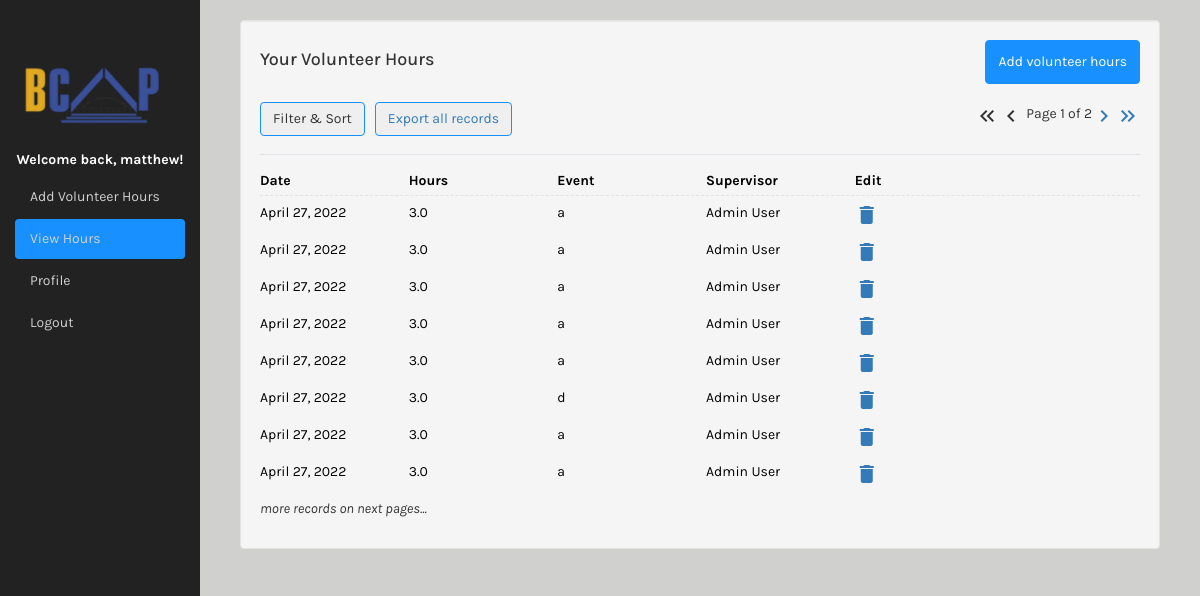
The app's page /history/ (signed in), older data.
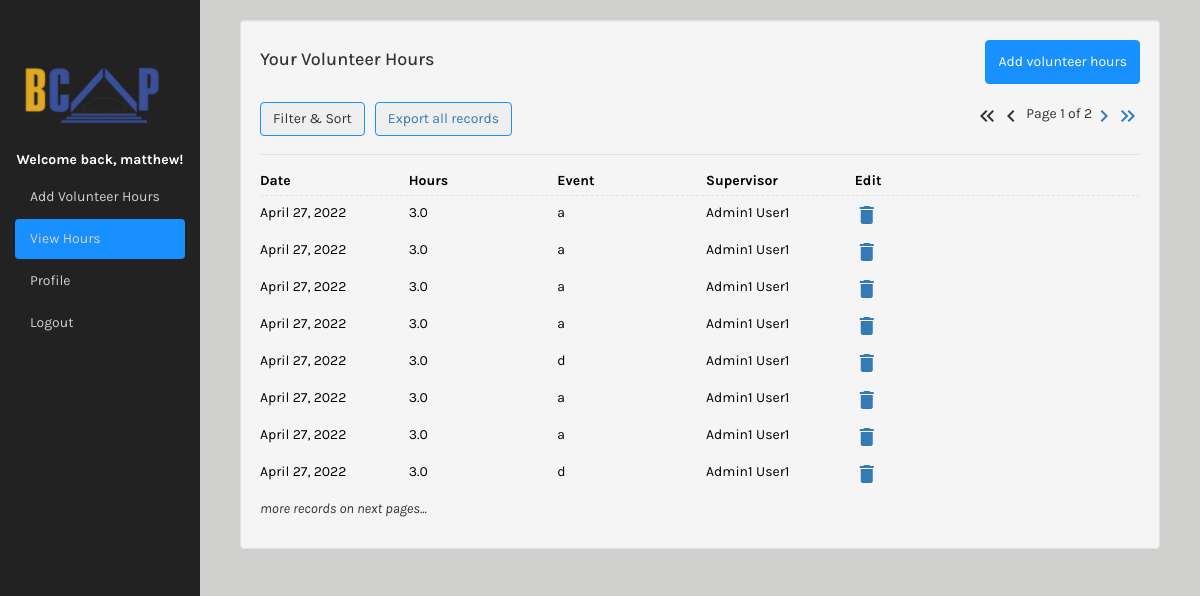
The same page, newer data.
### bcap373_app/models.py (models this page shows, shortened)
class VolunteerRecord(models.Model):
	activity = models.ForeignKey(EventModel, on_delete=models.SET_NULL, null=True)
	hours = models.FloatField(blank=False)
	date = models.DateField(auto_now=False, auto_now_add=False, blank=False)
	supervisor = models.ForeignKey(User, on_delete=models.SET_NULL, null=True, limit_choices_to={'is_staff': True}, related_name='supervisor')
	description = models.CharField(max_length=1000, blank=True, default='')
	owner = models.ForeignKey(User, on_delete=models.CASCADE, blank=True, null=True)

class EventModel(models.Model):
	name = models.CharField(max_length=256, blank=False)
	event_supervisor = models.ForeignKey(User, on_delete=models.SET_NULL, null=True, blank=True, limit_choices_to={'is_staff': True}, related_name='event_supervisor')
	def __str__(self):
		return self.name

class Profile(models.Model):
	user = models.OneToOneField(User, on_delete=models.CASCADE)
	phone = models.CharField(max_length=20, blank=True,
		help_text="Please enter your phone number in the following format: (XXX) XXX-XXXX")
	birth_date = models.DateField(null=True, blank=True)
	waiver = models.CharField(null=True, blank=True, max_length=300, help_text="If you have this user's waiver on file, please indicate this in this box (and give a link to where it can be found, e.g. on Google Drive)")
	def __str__(self):
		return "{} {}".format(self.user.first_name, self.user.last_name)

### bcap373_app/views.py (the view, shortened to what this page needs)
# urls.py: path('history/', views.history, name="history"),
@login_required
def history(request):
   current_user = request.user
   title = ''
   person_id = request.GET.get('owner', '')
   running_total = 0
   if person_id == '':
      if current_user.is_staff:
         title = 'All Volunteer Hours'
         records = VolunteerRecord.objects.all()
      else:
         title = 'Your Volunteer Hours'
         records = VolunteerRecord.objects.filter(owner = current_user)
   running_total = sum(rec.hours for rec in records)
   myFilter = HistoryFilter(request.GET, queryset=records)
   records = myFilter.qs
   paginator = Paginator(records, settings.PAGINATOR_COUNT)
   page_number = request.GET.get('page')
   page_obj = paginator.get_page(page_number)
   return render(request, "history.html", {"page_obj" : page_obj, "running_total": running_total, "title": title, "id":person_id, 'myFilter': myFilter})

### bcap373_app/models.py (called while the page is built)
def get_user_name(self):
	uid = self.id
	profile = Profile.objects.get(id=uid)
	return str(profile).title()

### bcap373_app/templatetags/template_tags.py (called while the page is built)
@register.simple_tag
def relative_url(value, field_name, urlencode=None):
    url = '?{}={}'.format(field_name, value)
    if urlencode:
        querystring = urlencode.split('&')
        filtered_querystring = filter(lambda p: p.split('=')[0] != field_name, querystring)
        encoded_querystring = '&'.join(filtered_querystring)
        url = '{}&{}'.format(url, encoded_querystring)
    return url

### templates/history.html (shortened to what this page needs)
{% extends "base.html" %}
{% load static %}
{% load template_tags %}
{% block pageContent %}
<div class="col-sm custom-grid">
    <div class="well">
        <div class="top-header">
            <div>
                <h4 class="history-title">{{ title }}</h4>
            </div>
            <div class="home-right">
                <a href='/add_individual_hours'>
                    <button class="btn btn-primary">Add volunteer hours</button>
                </a>
            </div>
        </div>
        <div class="tools">
            <div class="left-menu">
                <div class="dropdown" style="margin-right:10px">
                    <button class="btn btn-secondary dropdown-toggle" type="button" id="dropdownMenu2"
                        data-toggle="dropdown" aria-haspopup="true" aria-expanded="false">
                        Filter & Sort
                    </button>
                </div>
                <div>
                    <a href="/export/{% if id != '' %}?id={{id}}{% endif%}"><button type="button" class="btn btn-outline-primary">{% if id != '' %}Export user's hours{% else %}Export all records{% endif %}</button></a>
                </div>
            </div>
            <div class="pagination">
                {% if page_obj.has_previous %}
                    <a href="{% relative_url 1 'page' request.GET.urlencode %}"><i class="material-icons md-48">keyboard_double_arrow_left</i></a>
                    <a href="{% relative_url page_obj.previous_page_number 'page' request.GET.urlencode %}"><i class="material-icons md-48">keyboard_arrow_left</i></a>
                {% else %}
                    <i class="material-icons md-48">keyboard_double_arrow_left</i>
                    <i class="material-icons md-48">keyboard_arrow_left</i>
                {% endif %}&nbsp;
                <p>Page {{ page_obj.number }} of {{ page_obj.paginator.num_pages }}</p>
                {% if page_obj.has_next %}
                    <a href="{% relative_url page_obj.next_page_number 'page' request.GET.urlencode %}"><i class="material-icons md-48">keyboard_arrow_right</i></a>
                    <a href="{% relative_url page_obj.paginator.num_pages 'page' request.GET.urlencode %}"><i class="material-icons md-48">keyboard_double_arrow_right</i></a>
                {% else %}
                    <i class="material-icons md-48">keyboard_arrow_right</i>
                    <i class="material-icons md-48">keyboard_double_arrow_right</i>
                {% endif %}
            </div>
        </div>
        <div>
            <ul class="data-frame">
                <li class="data-item frame-header">
                    <dl>
                        <dd class = "rowheader">Date</dd>
                        <dd class = "rowheader">Hours</dd>
                        <dd class = "rowheader">Event</dd>
                        <dd class = "rowheader">Supervisor</dd>
                        <dd class = "rowheader">Edit</dd>
                    </dl>
                </li>
                {% for r in page_obj %}
                    <li class="data-item">
                        <dl>
                            <dd class="date">{{ r.date }}</dd>
                            <dd class="hours">{{ r.hours }}</dd>
                            <dd class="activity">{{ r.activity }}</dd>
                            {% if user.is_staff and r.supervisor != None %}
                                <dd class="supervisor"><a href="/view_user/?user={{r.supervisor.id}}">{{ r.supervisor }}</a></dd>
                            {% else %}
                                <dd class="supervisor">{{ r.supervisor }}</dd>
                            {% endif %}
                            {% if user.is_staff %}
                                <li><a href="/edit_individual_hours/?id={{r.id}}"><i class="material-icons md-48">edit</i></a></li>
                            {% else %}
                                <li><a href="/delete_volunteer_record/?id={{r.id}}" onclick="return confirm('Are you sure you would like to delete this volunteer record?')"><i class="material-icons md-48">delete</i></a></li>
                            {% endif %}
                        </dl>
                    </li>
                {% endfor %}
                {% if page_obj.has_next %}
                    <i>more records on next pages...</i>
                {% endif %}
            </ul>
        </div>
    </div>
</div>
</html>
{% endblock %}

### templates/base.html (shortened to what this page needs)
{% load static %}
<!DOCTYPE html>
<html lang="en">
{% block pageHeader %}
<head>
    <link rel="stylesheet" href="https://maxcdn.bootstrapcdn.com/bootstrap/3.4.1/css/bootstrap.min.css">
    <link rel="stylesheet" type="text/css" href="{% static 'bcap373_app/css/main.css' %}">
</head>
{% endblock pageHeader%}
<body>
    <div class="container-fluid">
      <div class="row content">
        <div class="col-sm-3 sidenav hidden-xs sidebar">
            <div class = "logo1">
              <img class=" nav-bar-image" src="{% static 'bcap373_app/img/bcap373_logo.png' %}">
            </div>
            <ul class="nav nav-pills nav-stacked">
                <li><h5 class="navbar-user">Welcome back, {{ user.first_name }}!</h5></li>
                <li {% if request.resolver_match.url_name == 'add_individual_hours' %}class="active"{% endif %}><a href="/add_individual_hours">Add Volunteer Hours</a></li>
                <li {% if request.resolver_match.url_name == 'history' or request.resolver_match.url_name == 'edit_individual_hours' %}class="active"{% endif %}><a href="/history">View Hours</a></li>
                <li ><a href="{% url 'profile' %}">Profile</a></li>
                <li><a href="{% url 'logout' %}">Logout</a></li>
            </ul><br>
        </div>
        <br>
        {% block pageContent %}{% endblock pageContent %}
</body>
</html>

### bcap373_app/static/bcap373_app/css/main.css (style rules this page uses)
* { box-sizing: border-box; }
body { font-family: "Karla", sans-serif; background-color: #d0d0ce; }
.logo1 { margin-top:40px; }
.logo1 img, .nav-bar-image { width: 90%; height: 100%; }
.custom-grid { margin-left: 240px; margin-right: 40px; }
.rowheader { font-weight:bold !important; }
.frame-header { color:red; }
.top-header { display: flex; justify-content:space-between }
.navbar-user { text-align: center; font-weight: bold; color: white; }
ul.nav.nav-pills.nav-stacked a { color: #d1d1d1; }
.nav-pills>li.active>a, .nav-pills>li.active>a:focus, .nav-pills>li.active>a:hover { background-color: #1890FF; color: white; }
.btn { border: 1px solid #1890ff; }
.left-menu { display: flex; justify-content: space-around; }
.btn-primary { background-color: #1890FF; height: 44px; }
.home-right { display:flex; flex-direction:row; column-gap: 1em; }
.sidenav { background-color: #222222; height: 100%; width: 200px !important; position: fixed; }
.tools { display: flex; justify-content: space-between; align-items: center; border-bottom: 1px solid #e0e4e8; margin-bottom: 16px; }
.pagination { display: flex; padding-left: 0; list-style: none; border-radius: 0.25rem; justify-content: center; text-align: center; }
.data-frame { width: 100%; list-style-type: none; padding: 0; }
.data-item.frame-header { display: none; border-bottom: 1px dashed #e0e4e8; }
li.data-item { margin-bottom: 0.5em; border-bottom: 1px solid #0000001a; }
.data-item dl { display: flex; flex-direction:column; margin: 0; color: black; }
dl { color: #B1B1B1; }
.data-item .hours:before { content: "Hours: "; }
.data-item .activity:before { content: "Activity: "; }
.data-item .supervisor:before { content: "Supervisor: "; }
.data-item .hours { text-align: left; }
.data-item .date:before { content: "Date: "; }
.data-item dd { margin: 0; margin-bottom: 0.25em; }
@media screen and (min-width: 766px) { .data-item.frame-header { display: block; } }
@media screen and (min-width: 766px) { .data-item .hours { text-align: left; } }
@media screen and (min-width: 766px) { .data-item dl { display: grid; grid-template-columns: 1fr 1fr 1fr 1fr 1fr 1fr; column-gap: 1vw; } }
@media screen and (min-width: 766px) { li.data-item { border-bottom: 0px; } }
@media screen and (min-width: 766px) { .data-item .phone:before, .data-item .email:before, .data-item .date:before, .data-item .activity:before, .data-item .supervisor:before, .data-item .event-name:before, .data-item .role:before, .data-item .hours:before { content: ""; } }

Row changes from the older to the newer data that the page shows:
removed VolunteerRecord: date "April 27, 2022", hours "3.0", activity "a", supervisor "Admin User"
changed through a linked row, VolunteerRecord (number 1 of 8 on the later page): supervisor "Admin User" → "Admin1 User1"
changed through a linked row, VolunteerRecord (number 2 of 8 on the later page): supervisor "Admin User" → "Admin1 User1"
changed through a linked row, VolunteerRecord (number 3 of 8 on the later page): supervisor "Admin User" → "Admin1 User1"
changed through a linked row, VolunteerRecord (number 4 of 8 on the later page): supervisor "Admin User" → "Admin1 User1"
changed through a linked row, VolunteerRecord (number 5 of 8 on the later page): supervisor "Admin User" → "Admin1 User1"
changed through a linked row, VolunteerRecord (number 6 of 8 on the later page): supervisor "Admin User" → "Admin1 User1"
changed through a linked row, VolunteerRecord (number 7 of 8 on the later page): supervisor "Admin User" → "Admin1 User1"
now on this page (row unchanged): VolunteerRecord: date "April 27, 2022", hours "3.0", activity "d", supervisor "Admin1 User1"
